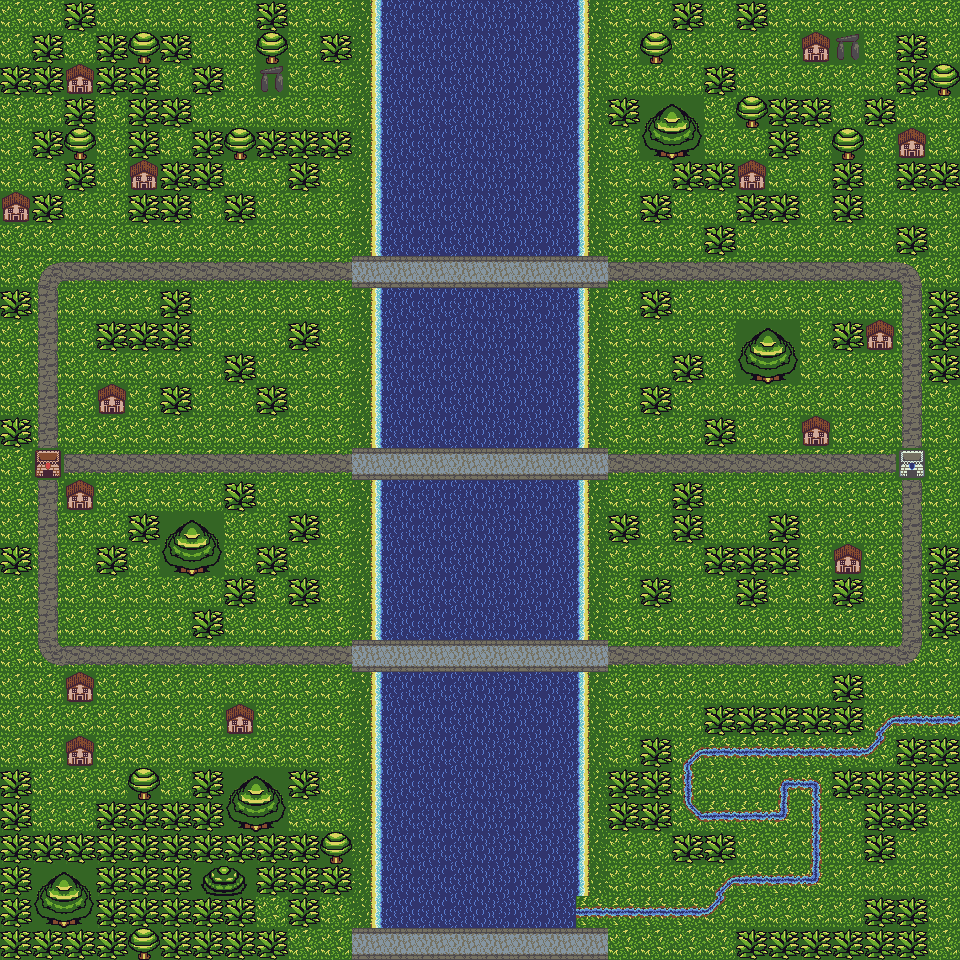

Rendered tile map (Tiled .tmx) drawn with the repository's tilesets; below, a short description and the map source with its tile grids summarised:
An orthogonal 30x30 tile map with 32x32 px tiles, 1 tile layer (Tile Layer 1), 1 hidden layer not drawn, 4 tilesets.

<map version="1.0" orientation="orthogonal" width="30" height="30" tilewidth="32" tileheight="32">
 <tileset firstgid="1" name="FirstTileset" tilewidth="32" tileheight="32">
  <image source="tilesheet.png" width="256" height="256" />
 </tileset>
 <tileset firstgid="65" name="tileset2" tilewidth="32" tileheight="32">
  <image source="tilesheet2.png" width="256" height="224" />
 </tileset>
 <tileset firstgid="121" name="tileset3" tilewidth="32" tileheight="32">
  <image source="tilesheet2.png" width="256" height="224" />
 </tileset>
 <tileset firstgid="177" name="tileset4" tilewidth="32" tileheight="32">
  <image source="tilesheet2.png" width="256" height="224" />
 </tileset>
 <layer name="Tile Layer 1" width="30" height="30">
  <data>[900 cells, 900 non-empty, 45 distinct tile ids]</data>
 </layer>
 <layer name="block" width="30" height="30" visible="0">
  <data>[900 cells, 1 non-empty, 1 distinct tile ids]</data>
 </layer>
</map>